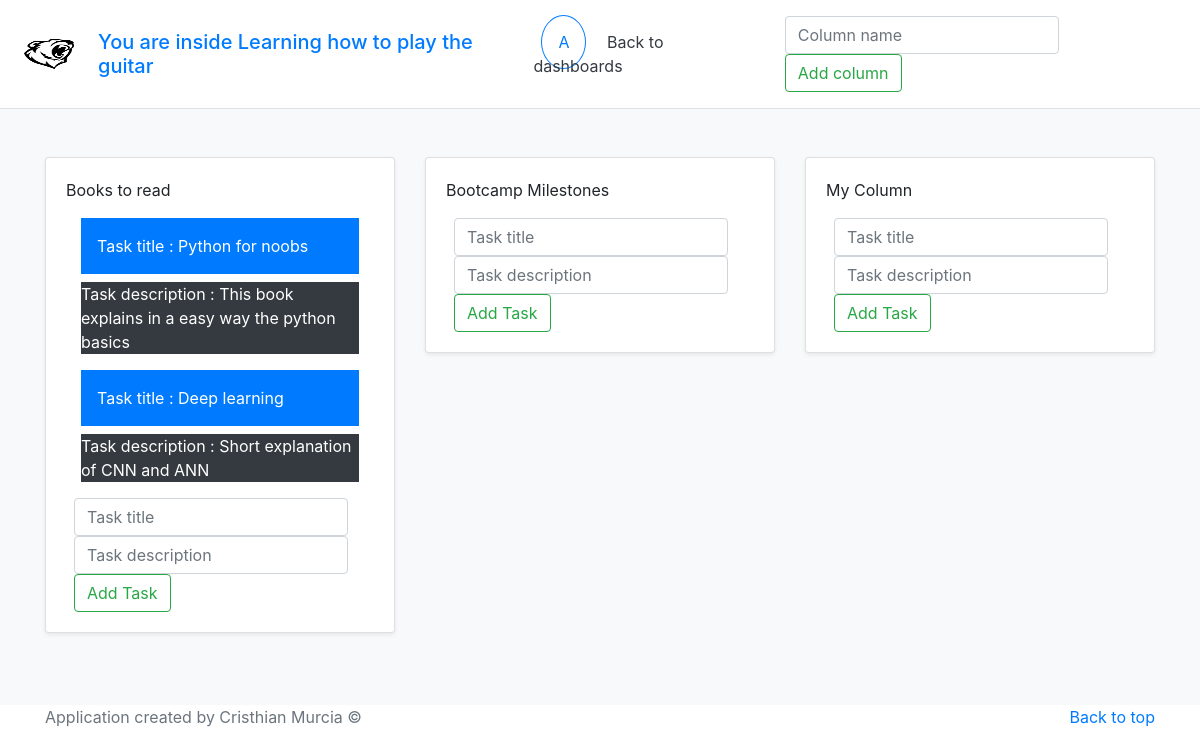
The app's page /dashboards/create_column/18 with its own data.
### dashboards/models.py (models this page shows, shortened)
class Board(models.Model):
    name = models.CharField(max_length=50)
    slug = models.SlugField(blank=True, null=True)
    create_date = models.DateField(default=timezone.now())

class Column(models.Model):
    board = models.ForeignKey(Board, on_delete=models.CASCADE)
    index = models.IntegerField()
    name = models.CharField(max_length=50)

class Task(models.Model):
    column = models.ForeignKey(Column, on_delete=models.CASCADE)
    title = models.CharField(max_length=50)
    description = models.CharField(max_length=280)
    create_date = models.DateField(default=timezone.now())

### dashboards/views.py (the view)
# urls.py: path('create_column/<int:board_pk>', create_column, name='create_column'),
def create_column(request, board_pk):
    print("in create column")
    board = Board.objects.filter(pk=str(board_pk))[0]
    user_starting_letter = str(request.user)[0].capitalize()
    try:
        column_name = request.POST['column_name']
        board.column_set.create(index=board_pk, name=column_name)
        board.save()
        all_columns = board.column_set.all()
        context = {'user_starting_letter': user_starting_letter, 'all_columns': all_columns, 'board': board}
        return render(request, 'dashboards/board.html', context)
    except (KeyError):
        all_columns = Column.objects.all()
        context = {'user_starting_letter': user_starting_letter, 'all_columns': all_columns, 'board': board}
        return render(request, 'dashboards/board.html', context)

### dashboards/templates/dashboards/board.html (shortened to what this page needs)
<!doctype html>
{% load static %}
<html lang="en">
  <head>
    <link rel="stylesheet" href="https://stackpath.bootstrapcdn.com/bootstrap/4.1.3/css/bootstrap.min.css">
  </head>
  <body>
    <header>
        <div class="d-flex flex-column flex-md-row align-items-center p-3 px-md-4 bg-white border-bottom shadow-sm">
          <a href="{% url 'users:welcome'%}"><img class="navbar-brand img-responsive" src= "{% static 'users/images/logo.jpg' %}" alt="" width="50" height="40"></a>
          <h5 class="my-0 mr-md-auto p-2 text-dark"><a href="{% url 'users:welcome'%}">You are inside {{board.name}}</a></h5>
          <nav class="my-2 my-md-0 mr-md-3">
            <a class="p-2 text-center" href=""><span class="border border-primary rounded-circle p-3">{{user_starting_letter}}</span></a>
            <a class="p-2 text-dark" href="{% url 'dashboards:dashboards'%}">Back to dashboards</a>
          </nav>
          <form class="form-inline my-2 my-lg-0 ml-2" action="{% url 'dashboards:create_column' board.pk%}" method="post">
            <input class="form-control mr-sm-2" type="text" placeholder="Column name" aria-label="Search" name = "column_name">
            <button class="btn btn-outline-success my-2 my-sm-0" type="submit">Add column</button>
          </form>
        </div>
    </header>
    <main role="main">
      <div class="album py-5 bg-light">
        <div class="container">
          <div class="row">
            {% for column in all_columns %}
            <div class="col-md-4">
              <div class="card mb-4 shadow-sm">
                <div class="card-body">
                  <p class="card-text">{{column.name}}</p>
                  {% for task in column.task_set.all%}
                  <div class="col-md-12">
                  <div class="p-3 mb-2 bg-primary text-white">Task title : {{task.title}}</div>
                    <p class="bg-dark text-white">Task description : {{task.description}}</p>
                  </div>
                  {%endfor%}
                  <div class="d-flex justify-content-between align-items-center">
                    <div class="btn-group">
                        <form class="form-inline my-2 my-lg-0 ml-2" action="{% url 'dashboards:create_task' board.pk column.pk%}" method="post">
                          <input class="form-control mr-sm-2" type="text" placeholder="Task title" aria-label="task_title" name = "task_title">
                           <input class="form-control mr-sm-2" type="text" placeholder="Task description" aria-label="task_description" name = "task_description">
                          <button class="btn btn-outline-success my-2 my-sm-0" type="submit">Add Task</button>
                        </form>
                    </div>
                  </div>
                </div>
              </div>
            </div>
            {%endfor%}
          </div>
        </div>
      </div>
    </main>
    <footer class="text-muted">
      <div class="container">
        <p class="float-right">
          <a href="#">Back to top</a>
        </p>
        <p>Application created by Cristhian Murcia &copy;</p>
      </div>
    </footer>
  </body>
</html>

### records on screen
Board: name "Learning how to play the guitar"
Column: name "Books to read"
Task: title "Python for noobs", description "This book explains in a easy way the python basics"
Task: title "Deep learning", description "Short explanation of CNN and ANN"
Column: name "Bootcamp Milestones"
Column: name "My Column"

### other values on screen
{{ user_starting_letter }} "A"
